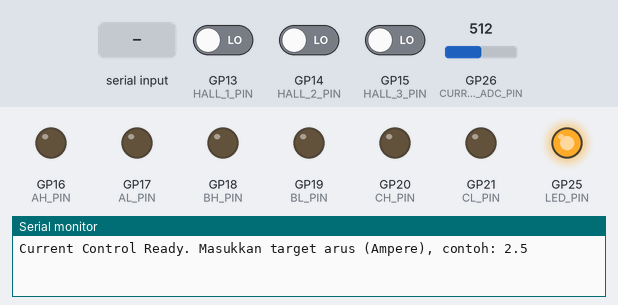
This sketch was run on a simulated Raspberry Pi Pico. On the bench: output pins drawn as LEDs (lit = HIGH), the last lines printed to the serial monitor. The test bench sets the inputs (shaded band); at power-on: GP13 (HALL_1_PIN) LOW, GP26 (CURRENT_ADC_PIN) = 512, GP14 (HALL_2_PIN) LOW, GP15 (HALL_3_PIN) LOW (analog values on the 0–1023 scale).

Above: at 3.2 s.
3.3 s: "90,45\n" received over Serial
4.8 s: GP13 (HALL_1_PIN) driven HIGH
At 5.5 s:
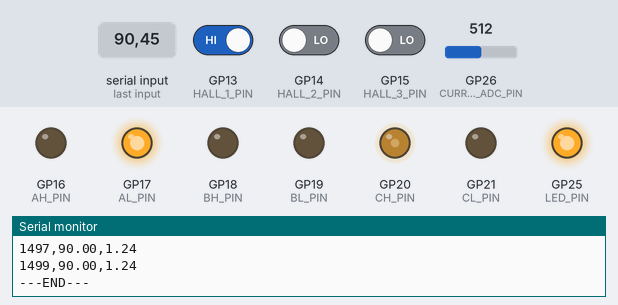
7.8 s: GP26 (CURRENT_ADC_PIN) set to 122
At 8.4 s:
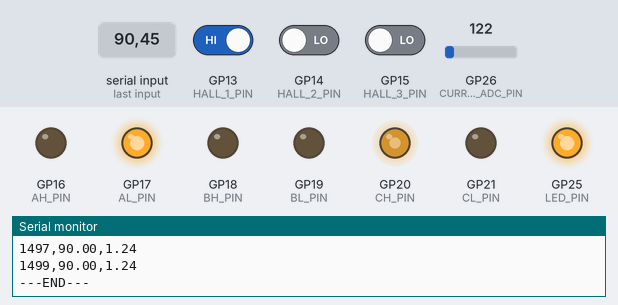
10.8 s: GP14 (HALL_2_PIN) driven HIGH
At 11.4 s:
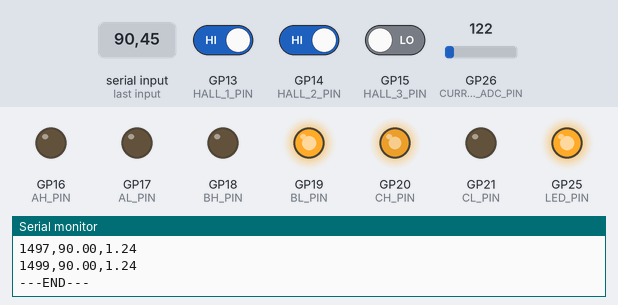
13.8 s: "1\n" received over Serial
16.8 s: GP13 (HALL_1_PIN) driven LOW
At 17.06 s:
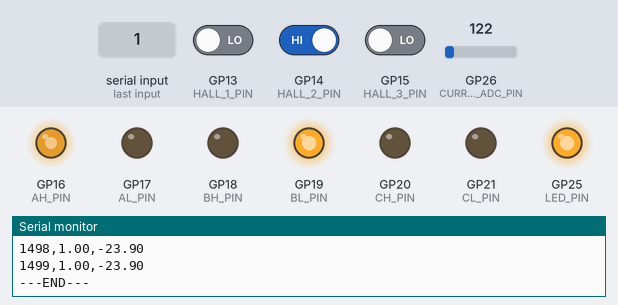
Timing chart, 0 to 20.8 s (numbered marks = the images above; inputs shaded):
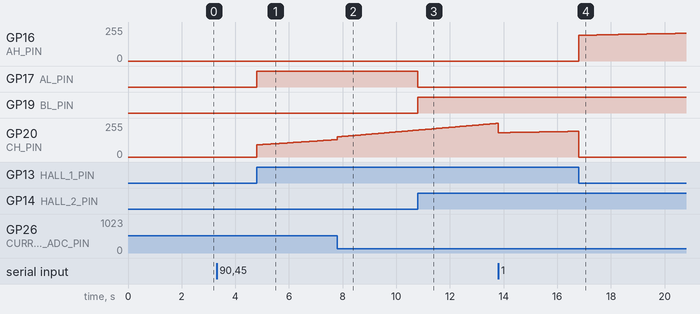

The sketch:

easyccl.ino
```cpp
#include <digitalWriteFast.h>
#include "hardware/gpio.h"

// --- KONFIGURASI PIN ---
#define THROTTLE_PIN 28
#define HALL_1_PIN 13
#define HALL_2_PIN 14
#define HALL_3_PIN 15
#define AH_PIN 16
#define AL_PIN 17
#define BH_PIN 18
#define BL_PIN 19
#define CH_PIN 20
#define CL_PIN 21
#define LED_PIN 25
#define DEADMAN_PIN 12
#define CURRENT_ADC_PIN 26

// --- PARAMETER SENSOR & CONTROL ---
#define ADC_OFFSET 1971          // Nilai ADC saat arus 0A (sesuai info Anda)
#define ADC_PER_AMP 62.04       // Hasil hitung: (1mOhm * 50 gain * 4095) / 3.3V
#define HALL_OVERSAMPLE 4
#define MAX_PWM 255
// #define Kp 0.5                  // Gain Proportional (sesuaikan jika respon terlalu kasar/lambat)

// Variabel Global
float targetCurrent = 0.0;      // Target arus dalam Ampere (dari Serial)
float currentThrottle = 0;      // Output PWM (0-255)
uint8_t hallToMotor[8] = {255, 1, 3, 2, 5, 0, 4, 255};
bool isRecording = false;
unsigned long startRecordTime = 0;
const unsigned long recordWindow = 1500; // Rekam selama 1.5 detik (biasanya cukup untuk respon arus)
float Kp = 0.8;    // Sesuaikan hasil analisis transfer function
float Ki = 0.15;   // Menghilangkan offset
float Kd = 0.05;   // Meredam osilasi
float integral = 0;
float lastError = 0;
unsigned long lastTime = 0;

void setup() {
  Serial.begin(115200);
  analogReadResolution(12);     // Pastikan 12-bit untuk RP2040

  pinMode(LED_PIN, OUTPUT);
  digitalWrite(LED_PIN, HIGH);
  pinMode(AH_PIN, OUTPUT); pinMode(AL_PIN, OUTPUT);
  pinMode(BH_PIN, OUTPUT); pinMode(BL_PIN, OUTPUT);
  pinMode(CH_PIN, OUTPUT); pinMode(CL_PIN, OUTPUT);
  analogWriteFreq(24000);

  pinMode(HALL_1_PIN, INPUT); pinMode(HALL_2_PIN, INPUT); pinMode(HALL_3_PIN, INPUT);
  pinMode(DEADMAN_PIN, INPUT);

  delay(2000);
  Serial.println("Current Control Ready. Masukkan target arus (Ampere), contoh: 2.5");
}

float readCurrentAmps() {
  int raw = analogRead(CURRENT_ADC_PIN);
  // Arus = (Nilai_Sekarang - Offset) / (ADC_per_Ampere)
  return (float)(raw - ADC_OFFSET) / ADC_PER_AMP;
  //return (float)(raw);
}

void loop() {
  // 1. Baca input Serial (Trigger)
  if (Serial.available() > 0) {
    float inputVal = Serial.parseFloat();
    if (inputVal >= 0) {
      targetCurrent = inputVal;
      isRecording = true;
      startRecordTime = millis();
      Serial.println("TIME,TARGET,ACTUAL");
    }
    while(Serial.available() > 0) Serial.read();
  }

  // 2. Hitung Waktu dan Error
  unsigned long currentTime = micros(); // Gunakan micros untuk presisi
  float dt = (float)(currentTime - lastTime) / 1000000.0;
  if (dt <= 0) dt = 0.0001;

  float actualCurrent = readCurrentAmps();
  float error = targetCurrent - actualCurrent;

  // 3. Algoritma PID
  float P_out = Kp * error;

  // Anti-Windup: Hanya tambah integral jika output belum mentok
  if (currentThrottle > 0 && currentThrottle < MAX_PWM) {
    integral += error * dt;
  }
  float I_out = Ki * integral;

  float D_out = Kd * (error - lastError) / dt;
  float totalOutput = P_out + I_out + D_out;

  // 4. Update Variabel State
  currentThrottle = totalOutput;
  lastError = error;
  lastTime = currentTime;

  // 5. Batasi PWM dan Safety
  if (currentThrottle > MAX_PWM) currentThrottle = MAX_PWM;
  if (currentThrottle < 0) currentThrottle = 0;

  if (targetCurrent == 0) {
    currentThrottle = 0;
    integral = 0;
  }

  // 6. Komutasi Motor (PENTING: Harus ada agar motor berputar)
  uint8_t hall = getHalls();
  uint8_t motorState = hallToMotor[hall];
  writePWM(motorState, (uint8_t)currentThrottle);

  // 7. Logging CSV
  if (isRecording) {
    unsigned long elapsed = millis() - startRecordTime;
    if (elapsed < recordWindow) {
      Serial.print(elapsed);
      Serial.print(",");
      Serial.print(targetCurrent);
      Serial.print(",");
      Serial.println(actualCurrent);
    } else {
      isRecording = false;
      Serial.println("---END---");
    }
  }
}

// --- FUNGSI LOW LEVEL (TETAP SAMA) ---

void writePWM(uint8_t motorState, uint8_t dutyCycle) {
  if(dutyCycle == 0) motorState = 255;
  if(motorState == 0)      writePhases(0, dutyCycle, 0, 1, 0, 0);
  else if(motorState == 1) writePhases(0, 0, dutyCycle, 1, 0, 0);
  else if(motorState == 2) writePhases(0, 0, dutyCycle, 0, 1, 0);
  else if(motorState == 3) writePhases(dutyCycle, 0, 0, 0, 1, 0);
  else if(motorState == 4) writePhases(dutyCycle, 0, 0, 0, 0, 1);
  else if(motorState == 5) writePhases(0, dutyCycle, 0, 0, 0, 1);
  else                     writePhases(0, 0, 0, 0, 0, 0);
}

void writePhases(uint8_t ah, uint8_t bh, uint8_t ch, uint8_t al, uint8_t bl, uint8_t cl) {
  analogWrite(AH_PIN, ah);
  analogWrite(BH_PIN, bh);
  analogWrite(CH_PIN, ch);
  digitalWriteFast(AL_PIN, al);
  digitalWriteFast(BL_PIN, bl);
  digitalWriteFast(CL_PIN, cl);
}

uint8_t getHalls() {
  uint8_t hallCounts[] = {0, 0, 0};
  for(uint8_t i = 0; i < HALL_OVERSAMPLE; i++) {
    hallCounts[0] += gpio_get(HALL_1_PIN);
    hallCounts[1] += gpio_get(HALL_2_PIN);
    hallCounts[2] += gpio_get(HALL_3_PIN);
  }
  uint8_t hall = 0;
  if (hallCounts[0] >= (HALL_OVERSAMPLE / 2)) hall |= (1<<0);
  if (hallCounts[1] >= (HALL_OVERSAMPLE / 2)) hall |= (1<<1);
  if (hallCounts[2] >= (HALL_OVERSAMPLE / 2)) hall |= (1<<2);
  return hall & 0x7;
}
```

Measured:
- after the input at 4.8 s, GP17 (AL_PIN): LOW → HIGH at once; GP20 (CH_PIN): moves from 0/255 to 130/255 over 2.9 s, starting at once
- after the input at 10.8 s, GP17 (AL_PIN): HIGH → LOW at once; GP19 (BL_PIN): LOW → HIGH at once
- after the input at 16.8 s, GP16 (AH_PIN): moves from 0/255 to 208/255 over 3.9 s, starting at once
